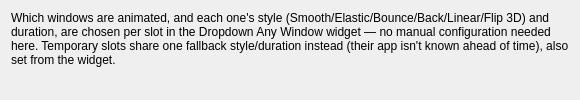
<?xml version="1.0" encoding="UTF-8"?>
<ui version="4.0">
 <class>DropdownSlideEffectConfig</class>
 <widget class="QWidget" name="DropdownSlideEffectConfig">
  <layout class="QFormLayout" name="formLayout">
   <item row="0" column="0" colspan="2">
    <widget class="QLabel" name="label_ManagedClassesNote">
     <property name="text">
      <string>Which windows are animated, and each one's style (Smooth/Elastic/Bounce/Back/Linear/Flip 3D) and duration, are chosen per slot in the Dropdown Any Window widget — no manual configuration needed here. Temporary slots share one fallback style/duration instead (their app isn't known ahead of time), also set from the widget.</string>
     </property>
     <property name="wordWrap">
      <bool>true</bool>
     </property>
    </widget>
   </item>
  </layout>
 </widget>
 <resources/>
 <connections/>
</ui>
